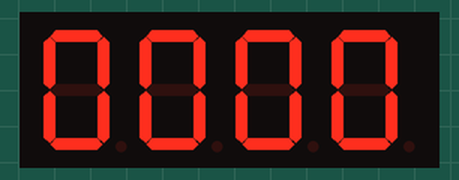
Simulated run of this sketch. Board: Arduino Mega 2560, built with avr-gcc and run on an emulated ATmega2560. Parts: 4-digit seven-segment display. The audio player accepts every command and is not drawn.

Above: at 0.1 s.
At 4.1 s:
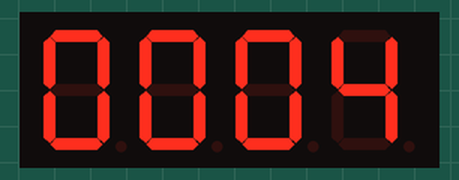
At 9.1 s:
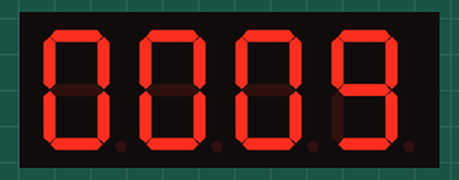
At 19.1 s:
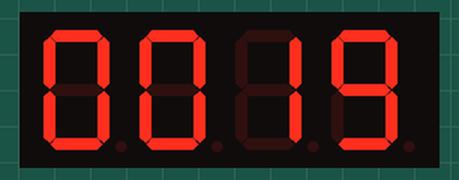
At 29.1 s:
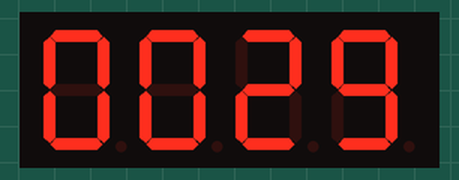
At 39.1 s:
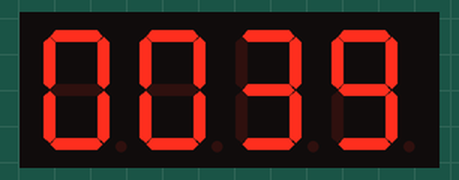

Measured:
- what the display in image 1 shows lasts 1.0 s, from 4.0 s to 5.0 s

The sketch:

Schedule.ino
```cpp
#include "SevSeg.h"
#include <DFMiniMp3.h>
#include "Mp3Notify.h"
#include "SevSegDisplayer.h"
#include "Stack.h"
#include "Scheduler.h"

SevSeg sevseg;
DfMp3 dfmp3(Serial1);
Stack<Scheduleable*> p_stack(1);
SevSegDisplayer ssd(&sevseg);
Scheduler s(1);

void setup() {
  // put your setup code here, to run once:
  randomSeed(analogRead(0));

  byte numDigits = 4;
  byte digitPins[] = {33, 25, 23, 22}; //0-numDigits
  byte segmentPins[] = {31, 27, 26, 30, 32, 29, 24, 26}; //a-h
  bool resistorsOnSegments = false; // 'false' means resistors are on digit pins
  byte hardwareConfig = COMMON_CATHODE; // See README.md for options
  bool updateWithDelays = false; // Default 'false' is Recommended
  bool leadingZeros = true; // Use 'true' if you'd like to keep the leading zeros
  bool disableDecPoint = false; // Use 'true' if your decimal point doesn't exist or isn't connected

  sevseg.begin(hardwareConfig, numDigits, digitPins, segmentPins, resistorsOnSegments,
  updateWithDelays, leadingZeros, disableDecPoint);
  sevseg.setBrightness(90);
  sevseg.setNumber(0);
  sevseg.refreshDisplay();

  dfmp3.begin();
  dfmp3.reset();
  dfmp3.setVolume(10);
  dfmp3.playGlobalTrack(1);

  s.add(&ssd);

  Serial.begin(9600);
}

void loop() {
  // put your main code here, to run repeatedly:
  s.call();
}
```

Mp3Notify.cpp
```cpp
#include "Mp3Notify.h"
#include <DFMiniMp3.h>

static void Mp3Notify::PrintlnSourceAction(DfMp3_PlaySources source, const char* action) {}
static void Mp3Notify::OnError([[maybe_unused]] DfMp3& mp3, uint16_t errorCode) {}
static void Mp3Notify::OnPlayFinished([[maybe_unused]] DfMp3& mp3, [[maybe_unused]] DfMp3_PlaySources source, uint16_t track) {}
static void Mp3Notify::OnPlaySourceOnline([[maybe_unused]] DfMp3& mp3, DfMp3_PlaySources source) {}
static void Mp3Notify::OnPlaySourceInserted([[maybe_unused]] DfMp3& mp3, DfMp3_PlaySources source) {}
static void Mp3Notify::OnPlaySourceRemoved([[maybe_unused]] DfMp3& mp3, DfMp3_PlaySources source) {}
```

Mp3Notify.h
```cpp
#include "Arduino.h"
#include <DFMiniMp3.h>

#ifndef _MP3NOTIFY_H_
#define _MP3NOTIFY_H_

class Mp3Notify;
typedef DFMiniMp3<HardwareSerial, Mp3Notify> DfMp3;

class Mp3Notify {
public:
  static void PrintlnSourceAction(DfMp3_PlaySources source, const char* action);
  static void OnError([[maybe_unused]] DfMp3& mp3, uint16_t errorCode);
  static void OnPlayFinished([[maybe_unused]] DfMp3& mp3, [[maybe_unused]] DfMp3_PlaySources source, uint16_t track);
  static void OnPlaySourceOnline([[maybe_unused]] DfMp3& mp3, DfMp3_PlaySources source);
  static void OnPlaySourceInserted([[maybe_unused]] DfMp3& mp3, DfMp3_PlaySources source);
  static void OnPlaySourceRemoved([[maybe_unused]] DfMp3& mp3, DfMp3_PlaySources source);
};

#endif
```

Node.cpp
```cpp
#include "Node.h"

template<typename T>
Node<T>::Node() {
  this->next = nullptr;
}

template<typename T>
Node<T>::Node(T val) {
  this->next = nullptr;
  this->value = val;
}

template<typename T>
T Node<T>::get_value() {
  return this->value;
}

template<typename T>
void Node<T>::set_value(T val) {
  this->value = val;
}

template<typename T>
Node<T>* Node<T>::get_next() {
  return this->next;
}

template<typename T>
void Node<T>::set_next(Node<T> *node) {
  this->next = node;
}
```

Node.h
```cpp
#ifndef _NODE_H_
#define _NODE_H_

template<typename T>
class Node {
  Node<T>* next;
  T value;
  public:
  Node<T>();
  Node<T>(T val);
  T get_value();
  void set_value(T val);
  Node<T>* get_next();
  void set_next(Node<T>* node);
};

#endif
```

Queue.cpp
```cpp
#include "Queue.h"
#include "Scheduleable.h"

template<typename T>
void Queue<T>::enqueue(T val) {
  this->arr[this->idx_e] = val;
  this->idx_e = (this->idx_e + 1) % size;
  if (this->idx_e == this->idx_f) full = true;
}

template<typename T>
void Queue<T>::dequeue() {
  this->idx_f = (this->idx_f + 1) % size;
  this->full = false;
}

template<typename T>
T Queue<T>::front() {
  return this->arr[this->idx_f];
}

template<typename T>
T Queue<T>::end() {
  if (idx_e == 0) return this->arr[size - 1];
  else return this->arr[this->idx_e - 1];
}

template<typename T>
unsigned int Queue<T>::count() {
  if (this->full) return size;
  else if (this->idx_e >= this->idx_f) return this->idx_e - this->idx_f;
  else return size - (this->idx_f - this->idx_e);
}

template<typename T>
bool Queue<T>::is_empty() {
  return idx_f == idx_e && !full;
}

template<typename T>
bool Queue<T>::is_full() {
  return full;
}

template<typename T>
Queue<T>::Queue() {
  this->idx_f = 0;
  this->idx_e = 0;
  this->size = 0;
  this->arr = new T[this->size];
  this->full = false;
}

template<typename T>
Queue<T>::Queue(unsigned int n) {
  this->idx_f = 0;
  this->idx_e = 0;
  this->size = n;
  this->arr = new T[this->size];
  this->full = false;
}

template class Queue<Scheduleable*>;
```

Queue.h
```cpp
#ifndef _QUEUE_H_
#define _QUEUE_H_

template<typename T>
class Queue {
  unsigned int idx_f;
  unsigned int idx_e;
  unsigned int size;
  T* arr;
  bool full;
  public:
  Queue<T>();
  Queue<T>(unsigned int n);
  T front();
  T end();
  void enqueue(T val);
  void dequeue();
  bool is_empty();
  bool is_full();
  unsigned int count();
};

#endif
```

Scheduleable.cpp
```cpp
#include "Scheduleable.h"

Scheduleable::Scheduleable() {
  exited = false;
  ready = false;
  paused = false;
}

bool Scheduleable::is_ready() {
  return this->ready;
}

bool Scheduleable::is_exited() {
  return this->exited;
}

bool Scheduleable::is_paused() {
  return this->paused;
}

Scheduleable* Scheduleable::get_next_p() {
  return this->next_p;
}

void Scheduleable::call() {
  this->exited = true;
  this->ready = false;
  this->next_p = nullptr;
}

void Scheduleable::call_bg() {}

void Scheduleable::reset() {
  this->exited = false;
}

void Scheduleable::_exit() {
  this->exited = true;
}

void Scheduleable::_ready() {
  this->ready = true;
}

void Scheduleable::pause() {
  this->paused = true;
}

void Scheduleable::resume() {
  this->paused = false;
}
```

Scheduleable.h
```cpp
#ifndef _SCHEDULEABLE_H_
#define _SCHEDULEABLE_H_

class Scheduleable {
  bool exited;
  bool ready;
  bool paused;
  Scheduleable* next_p;
  public:
  Scheduleable();
  bool is_exited();
  bool is_ready();
  bool is_paused();
  Scheduleable* get_next_p();
  virtual void call();
  virtual void call_bg();
  void pause();
  void resume();
  void reset();
  void _exit();
  void _ready();
};

#endif
```

Scheduler.cpp
```cpp
#include "HardwareSerial.h"
#include "Arduino.h"
#include "Scheduler.h"
#include "Scheduleable.h"

void Scheduler::add(Scheduleable *s) {
  this->p_queue->enqueue(s);
}

Scheduler::Scheduler(){
  this->p_stack = new Stack<Scheduleable*>(0);
  this->p_queue = new Queue<Scheduleable*>(0);
}

Scheduler::Scheduler(unsigned int n) {
  this->p_stack = new Stack<Scheduleable*>(n);
  this->p_queue = new Queue<Scheduleable*>(n);
}

void Scheduler::call() {
  if (!p_stack->is_empty()) {
    Scheduleable* top = p_stack->top();
    top->call();
    if (top->is_exited()) p_stack->pop();
    else if (top->is_paused()) {
      Scheduleable* next_p = top->get_next_p();
      if (next_p != nullptr) {
        p_stack->push(next_p);
        top = p_stack->top();
      }
      else if (!p_stack->is_empty()) top->resume();
    }
    else {}
  }

  if (!p_queue->is_empty()) {
    Scheduleable* current = p_queue->front();
    current->call_bg();
    p_queue->dequeue();
    if (current->is_ready() && !p_stack->exists(current))
      p_stack->push(current);
    p_queue->enqueue(current);
  }

  return;
}

void Scheduler::call_bg() {}
```

Scheduler.h
```cpp
#include "Stack.h"
#include "Queue.h"
#include "Scheduleable.h"

#ifndef _SCHEDULER_H_
#define _SCHEDULER_H_

class Scheduler : Scheduleable {
  private:
  Stack<Scheduleable*>* p_stack;
  Queue<Scheduleable*>* p_queue;
  public:
  Scheduler();
  Scheduler(unsigned int n);
  void call() override;
  void call_bg() override;
  void add(Scheduleable* s);
};

#endif
```

SevSegDisplayer.cpp
```cpp
#include "Arduino.h"
#include "HardwareSerial.h"
#include "SevSegDisplayer.h"

SevSegDisplayer::SevSegDisplayer() : Scheduleable() {
  this->counter = 0;
  this->goal = 100;
  this->number = 0;
  this->sevseg = nullptr;
}

SevSegDisplayer::SevSegDisplayer(SevSeg* ss) : Scheduleable() {
  this->counter = 0;
  this->goal = 1000;
  this->number = 0;
  this->sevseg = ss;
}

void SevSegDisplayer::call() {
  static unsigned long prevTime = millis();

  sevseg->refreshDisplay();
  if (is_paused()) return;

  unsigned long currentTime = millis();
  if (currentTime - prevTime >= 1000) {
    prevTime = currentTime;
    number = number + 1;
    if (number >= goal) {
      sevseg->blank();
      _exit();
    }
    else sevseg->setNumber(number);
  }
}

void SevSegDisplayer::call_bg() {
  _ready();
}
```

SevSegDisplayer.h
```cpp
#include "Scheduleable.h"
#include <SevSeg.h>

#ifndef _SEV_SEG_DISPLAYER_H_
#define _SEV_SEG_DISPLAYER_H_

class SevSegDisplayer : public Scheduleable {
  SevSeg* sevseg;
  unsigned int number;
  unsigned int counter;
  unsigned int goal;
  public:
  SevSegDisplayer();
  SevSegDisplayer(SevSeg* ss);
  virtual void call() override;
  virtual void call_bg() override;
};

#endif
```

Stack.cpp
```cpp
#include "Stack.h"
#include "Scheduleable.h"

template<typename T>
Stack<T>::Stack() {
  this->size = 0;
  this->idx = 0;
  this->arr = new T[this->size];
}

template<typename T>
Stack<T>::Stack(unsigned int n) {
  this->size = n;
  this->idx = 0;
  this->arr = new T[this->size];
}

template<typename T>
T Stack<T>::top() {
  return *(this->arr + (idx - 1));
}

template<typename T>
void Stack<T>::push(T val) {
  *(this->arr + idx) = val;
  ++idx;
}

template<typename T>
void Stack<T>::pop() {
  --idx;
}

template<typename T>
bool Stack<T>::is_empty() {
  return this->idx == 0;
}

template<typename T>
bool Stack<T>::is_full() {
  return this->idx >= this->size;
}

template<typename T>
void Stack<T>::clear() {
  this->idx = 0;
}

template<typename T>
unsigned int Stack<T>::count() {
  return this->idx;
}

template<typename T>
bool Stack<T>::exists(T val) {
  bool exist = false;
  for (unsigned int i = 0; i < idx; ++i) {
    if (arr[i] == val) {
      exist = true;
    }
  }
  return exist;
}

template class Stack<int>;
template class Stack<float>;
template class Stack<double>;
template class Stack<char>;
template class Stack<bool>;
template class Stack<Scheduleable*>;
```

Stack.h
```cpp
#ifndef _STACK_H_
#define _STACK_H_

template<typename T>
class Stack {
  unsigned int size;
  unsigned int idx;
  T* arr;
  public:
  Stack();
  Stack(unsigned int n);
  T top();
  void push(T val);
  void pop();
  bool is_empty();
  bool is_full();
  void clear();
  unsigned int count();
  bool exists(T val);
};

#endif
```
